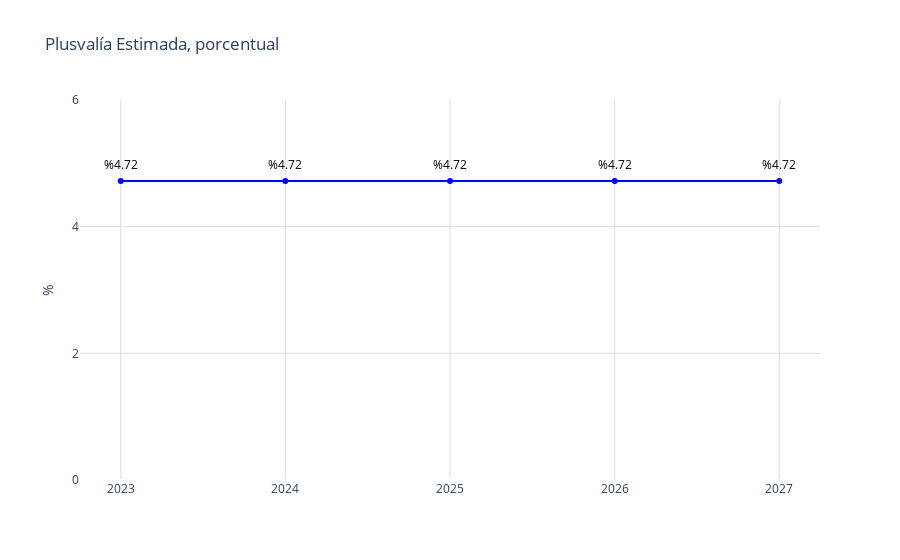

Notebook code cell kept with this figure:
### Code cell
# Datos
año = tulancingo_direct['año']
promedio = tulancingo_direct['incremento_porcentual']

fig = go.Figure()
fig.add_trace(go.Scatter(
    x=año,
    y=promedio,
    mode='markers+lines',
    marker=dict(color='blue'),
))
# Agregar anotaciones para mostrar los valores encima de los puntos
for a, p in zip(año, promedio):
    fig.add_annotation(
        x=a,
        y=p,
        text=f"%{p:,.2f}",  # Formatear el valor del promedio como moneda
        showarrow=False,
        font=dict(color='black', size=12),
        xshift=0,
        yshift=17,
        textangle=0
    )
# Actualizar diseño
fig.update_layout(
    title='Plusvalía Estimada, porcentual',
    yaxis=dict(
        title = '%',
        range=[0, 6],  # Establecer el rango del eje y
        tickvals=[0,2,4,6],  # Definir los valores de las marcas en el eje y
        #ticktext=['$0.00', '$500,000.00', '$1,000,000.00', '$1,500,000.00', '$2,000,000.00','$2,500,000.00'],  # Definir el texto de las marcas en el eje y
        gridcolor='#dddcda',   # Color de las líneas de la cuadrícula
        gridwidth=1  # Ancho de las líneas de la cuadrícula
    ),
    xaxis=dict(
        gridcolor='#dddcda', 
        tickmode='array',
        tickvals=año,
        ticktext=año
    ),
    plot_bgcolor='rgba(0,0,0,0)'
)
# Exportar gráfica como archivo HTML
def guardar_grafico_como_html(fig, nombre_archivo, carpeta='graficas'):
    # Crear la carpeta si no existe
    if not os.path.exists(carpeta):
        os.makedirs(carpeta)
    
    # Gráfica como archivo HTML en la carpeta especificada
    pio.write_html(fig, f'{carpeta}/{nombre_archivo}.html')

guardar_grafico_como_html(fig, 'g_scatt_plusvalia_estimada_porcentual_direct_tulancingo', carpeta='graficas')
fig.show()

### Figure 1 — Plotly figure (JSON) as saved in the notebook; plotly's stock layout.template omitted (floating-point values rounded to 4 significant figures)
{"data": [{"marker": {"color": "blue"}, "mode": "markers+lines", "type": "scatter", "x": [2023, 2024, 2025, 2026, 2027], "y": [4.72, 4.72, 4.72, 4.72, 4.72]}], "layout": {"annotations": [{"font": {"color": "black", "size": 12}, "showarrow": false, "text": "%4.72", "textangle": 0, "x": 2023, "xshift": 0, "y": 4.72, "yshift": 17}, {"font": {"color": "black", "size": 12}, "showarrow": false, "text": "%4.72", "textangle": 0, "x": 2024, "xshift": 0, "y": 4.72, "yshift": 17}, {"font": {"color": "black", "size": 12}, "showarrow": false, "text": "%4.72", "textangle": 0, "x": 2025, "xshift": 0, "y": 4.72, "yshift": 17}, {"font": {"color": "black", "size": 12}, "showarrow": false, "text": "%4.72", "textangle": 0, "x": 2026, "xshift": 0, "y": 4.72, "yshift": 17}, {"font": {"color": "black", "size": 12}, "showarrow": false, "text": "%4.72", "textangle": 0, "x": 2027, "xshift": 0, "y": 4.72, "yshift": 17}], "plot_bgcolor": "rgba(0,0,0,0)", "title": {"text": "Plusvalía Estimada, porcentual"}, "xaxis": {"gridcolor": "#dddcda", "tickmode": "array", "ticktext": [2023, 2024, 2025, 2026, 2027], "tickvals": [2023, 2024, 2025, 2026, 2027]}, "yaxis": {"gridcolor": "#dddcda", "gridwidth": 1, "range": [0, 6], "tickvals": [0, 2, 4, 6], "title": {"text": "%"}}}}
